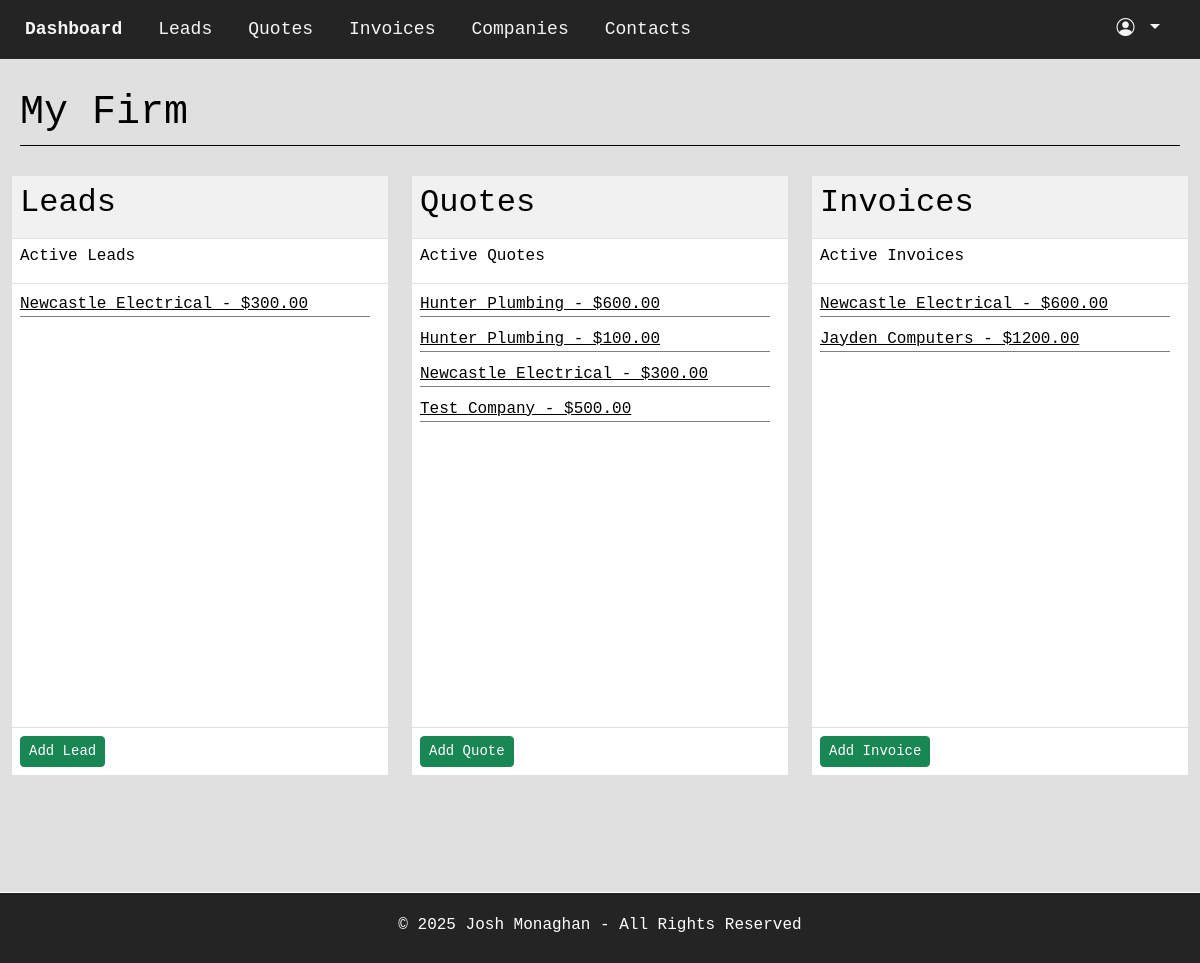
Page / (signed in) on the committed database.
### majorApp/models.py (models this page shows, shortened)
class Firm(models.Model):
    id = models.UUIDField(default=uuid.uuid4, editable=False, primary_key=True)
    name = models.TextField(max_length=30, validators=[validate_letters_only])
    email = models.EmailField(null=True, blank=True)
    phone_number = PhoneNumberField(region="AU", null=True, blank=True)
    quote_index = models.SmallIntegerField(default=0)
    invoice_index = models.SmallIntegerField(default=0)
    def __str__(self):
        return self.name

class Lead(models.Model):
    id = models.UUIDField(default=uuid.uuid4, editable=False, primary_key=True)
    company = models.ForeignKey(Company, on_delete=models.CASCADE)
    contacts = models.ManyToManyField(Contact, null=True, blank=True)
    status = models.CharField(choices=LeadStatusChoices.choices, max_length=50, null=False)
    notes = models.TextField(blank=True)
    estimated_value = models.DecimalField(decimal_places=2, max_digits=12)
    last_contact_date = models.DateField(default=datetime.date.today(), null=True, blank=True)
    def __str__(self):
        return f"{self.company} - ${self.estimated_value}"

class Company(models.Model):
    id = models.UUIDField(default=uuid.uuid4, editable=False, primary_key=True)
    name = models.TextField(max_length=30, validators=[validate_letters_only])
    address = models.TextField(null=True, blank=True)
    industry = models.TextField(null=True, blank=True)
    firm = models.ForeignKey("majorApp.Firm", on_delete=models.CASCADE)
    contacts = models.ManyToManyField("majorApp.Contact", related_name='companies', null=True, blank=True)
    def __str__(self):
        return self.name

class Quote(models.Model):
    id = models.UUIDField(default=uuid.uuid4, editable=False, primary_key=True)
    company = models.ForeignKey(Company, on_delete=models.CASCADE)
    lead = models.ForeignKey(Lead, on_delete=models.SET_NULL, null=True, blank=True, help_text="Optional to Link to a Lead")
    status = models.CharField(choices=QuoteStatusChoices.choices, max_length=50, null=False)
    notes = models.TextField(blank=True)
    contacts = models.ManyToManyField(Contact, null=True, blank=True)
    last_contact_date = models.DateField(default=datetime.date.today(), null=True, blank=True)
    quote_index = models.SmallIntegerField()
    def __str__(self):
        return f"{self.company} - ${self.get_total_price()}"
    def get_total_price(self):
        quote_items = self.quoteitem_set.all()
        price = 0
        for item in quote_items:
            price += item.price
        return price

class QuoteItem(models.Model):
    id = models.UUIDField(default=uuid.uuid4, editable=False, primary_key=True)
    quote = models.ForeignKey(Quote, on_delete=models.CASCADE)
    description = models.TextField(blank=False)
    price = models.DecimalField(max_digits=12, decimal_places=2, null=False, blank=False)
    created_at = models.DateTimeField(auto_now_add=True)

class Invoice(models.Model):
    id = models.UUIDField(default=uuid.uuid4, editable=False, primary_key=True)
    company = models.ForeignKey(Company, on_delete=models.CASCADE)
    quote = models.ForeignKey(Quote, on_delete=models.SET_NULL, null=True, blank=True, help_text="Optional to Link to a Quote")
    status = models.CharField(choices=InvoiceStatusChoices.choices, max_length=50, null=False)
    notes = models.TextField(blank=True)
    contacts = models.ManyToManyField(Contact, null=True, blank=True)
    last_contact_date = models.DateField(default=datetime.date.today(), null=True, blank=True)
    invoice_index = models.SmallIntegerField()
    def __str__(self):
        return f"{self.company} - ${self.get_total_price()}"
    def get_total_price(self):
        invoice_items = self.invoiceitem_set.all()
        price = 0
        for item in invoice_items:
            price += item.price
        return price

class InvoiceItem(models.Model):
    id = models.UUIDField(default=uuid.uuid4, editable=False, primary_key=True)
    invoice = models.ForeignKey(Invoice, on_delete=models.CASCADE)
    description = models.TextField()
    price = models.DecimalField(max_digits=12, decimal_places=2)
    created_at = models.DateTimeField(auto_now_add=True)

### majorApp/views.py (the view)
# urls.py: path('', views.dashboard, name='dashboard'),
@login_required
def dashboard(request):
    if request.user.firm == None:
        return redirect("/create_firm")
    firm_id = request.user.firm.id
    context = {}
    firm = Firm.objects.get(id=firm_id)
    companies = Company.objects.filter(firm=firm)
    leads = Lead.objects.filter(Q(company__firm__id=firm_id) & (Q(status="IC") | Q(status="QS")))
    quotes = Quote.objects.filter(Q(company__firm__id=firm_id) & (Q(status="D") | Q(status="S")))
    invoices = Invoice.objects.filter(Q(company__firm__id=firm_id) & (Q(status="D") | Q(status="S")))
    context['firm'] = firm
    context['companies'] = companies
    context['leads'] = leads
    context['quotes'] = quotes
    context['invoices'] = invoices
    context['form'] = CreateCompanyForm()
    return render(request, "majorApp/firm/dashboard.html", context)

### majorApp/templates/majorApp/firm/dashboard.html (shortened to what this page needs)
{% extends 'majorApp/base.html' %}
{% load static %}
{% block content %}
<div class="HeaderDiv">
    <h1>{{firm}}</h1>
</div>
<div class="container-fluid">
    <div class="row align-items-center ">
        <div class="col ">
            <table class="table w-100 TableItems">
                <thead>
                    <tr>
                        <td class="TableLabel">
                            <h2>Leads</h2>
                        </td>
                    </tr>
                </thead>
                <tbody class="TableBody">
                    <tr class="TableLabelRow">
                        <td>
                            <h2>Active Leads</h2>
                        </td>
                    </tr>
                    <tr class="Items">
                        <td>
                            <div class="scroll-container h-100">
                                <ul>
                                    {% for lead in leads %}
                                        <li style="margin-bottom: 10px; border-bottom: 1px gray solid;">
                                            <a class="Item-A-Tag" href="{% url 'lead_detail' lead.id %}">{{lead}}</a>
                                        </li>
                                    {% endfor %}
                                </ul>
                            </div>
                        </td>
                    </tr>
                </tbody>
                <tfoot>
                    <td>
                        <a href="{% url 'lead_create' %}" class="btn btn-sm btn-success">Add Lead</a>
                    </td>
                </tfoot>
            </table>
        </div>
        <div class="col">
            <table class="table w-100 TableItems" style="table-layout: fixed;">
                <thead>
                    <tr>
                        <td class="TableLabel">
                            <h2>Quotes</h2>
                        </td>
                    </tr>
                </thead>
                <tbody class="TableBody">
                    <tr class="TableLabelRow">
                        <td>
                            <h2>Active Quotes</h2>
                        </td>
                    </tr>
                    <tr class="Items">
                        <td >
                            <div class="scroll-container h-100">
                                <ul>
                                    {% for quote in quotes %}
                                        <li style="margin-bottom: 10px; border-bottom: 1px gray solid;">
                                            <a class="Item-A-Tag" href="{% url 'quote_detail' quote.id %}">{{quote}}</a>
                                        </li>
                                    {% endfor %}
                                </ul>
                            </div>
                        </td>
                    </tr>
                </tbody>
                <tfoot>
                    <td>
                        <a href="{% url 'quote_create' %}" class="btn btn-sm btn-success">Add Quote</a>
                    </td>
                </tfoot>
            </table>
        </div>
        <div class="col">
            <table class="table w-100 TableItems">
               <thead>
                    <tr>
                        <td class="TableLabel">
                            <h2>Invoices</h2>
                        </td>
                    </tr>
                </thead>
                <tbody class="TableBody">
                    <tr class="TableLabelRow">
                        <td>
                            <h2>Active Invoices</h2>
                        </td>
                    </tr>
                    <tr class="Items">
                        <td >
                            <div class="scroll-container">
                                <ul>
                                    {% for invoice in invoices %}
                                        <li style="margin-bottom: 10px; border-bottom: 1px gray solid;">
                                            <a class="Item-A-Tag" href="{% url 'invoice_detail' invoice.id %}">{{invoice}}</a>
                                        </li>
                                    {% endfor %}
                                </ul>
                            </div>
                        </td>
                    </tr>
                </tbody>
                <tfoot>
                    <td>
                        <a href="{% url 'invoice_create' %}" class="btn btn-sm btn-success">Add Invoice</a>
                    </td>
                </tfoot>
            </table>
        </div>
    </div>
</div>
{% endblock %}

### majorApp/static/majorApp/css/base.css (style rules this page uses)
.BodyDiv { margin: 0%; padding: 0%; font-family: Consolas, monospace; background-color: rgb(224, 224, 224); color: rgb(0, 0, 0); }
.TableLabel { background-color: #f1f1f1 !important; height: 50px; }
.TableItems { height: 600px; }
.TableBody { background: white; }
.TableBody h2 { font-size: 16px; }
body { overflow-wrap: break-word; }
.table td { overflow-wrap: break-word; }
.HeaderDiv { display: flex; justify-content: space-between; align-items: center; margin: 30px 20px; border-bottom: black 1px solid; }
.TableLabelRow { height: 20px; }
.Items ul { padding-left: 0px; }
.Items ul li { list-style: none; margin-left: 0px; }
.scroll-container { overflow-x: auto; overflow-y: auto; white-space: nowrap; }
.Item-A-Tag { color: rgb(0, 0, 0); transition: 0.1s ease-in-out; }
.scroll-container { overflow-y: auto; padding-right: 10px; }

### rows in the picture
Firm: name "My Firm"
Lead: company+estimated_value "Newcastle Electrical - $300.00"
Quote: company+id "Hunter Plumbing - $600.00"
Quote: company+id "Hunter Plumbing - $100.00"
Quote: company+id "Newcastle Electrical - $300.00"
Quote: company+id "Test Company - $500.00"
Invoice: company+id "Newcastle Electrical - $600.00"
Invoice: company+id "Jayden Computers - $1200.00"
